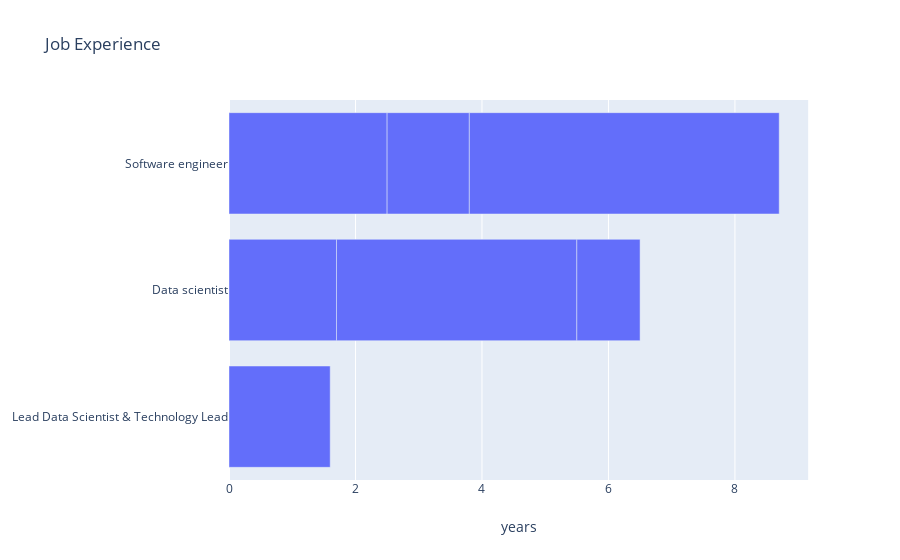

The code cell stored with this chart in its notebook:
### Markdown cell above
# Where have i worked?

### Code cell
def duration(df, end, start):
    # set missing end dates at now
    df[end] = df[end].fillna(pd.datetime.now())
    
    # calculate the duration
    df['years'] = round((df[end] - df[start]) / np.timedelta64(1,'Y'), 1)
    
    # return the dataframe
    return df
pd.DataFrame.duration = duration

# process the data
experience = log_data[log_data['type'] == 'experience']\
    .sort_values(by='when', ascending=False)\
    .duration('until', 'when')\
    .drop(columns=['type', 'until', 'when'])

# generate a barchart
px.bar(experience, 
    x="years", 
    y="what", 
    orientation='h',
    hover_data=["where"],
    height=400,
    title='Job Experience'
)\
.update_yaxes(title_text=None)\
.show()

### Figure 1 — Plotly figure (JSON) as saved in the notebook; plotly's stock layout.template omitted (floating-point values rounded to 4 significant figures)
{"data": [{"alignmentgroup": "True", "customdata": [["Axians, Zaltbommel "], ["Axians, Zaltbommel "], ["willembressers.nl, Veldhoven"], ["Tribal Internet Group, Den Bosch"], ["ezCompany, Tilburg"], ["ib.nl, Eindhoven"], ["willembressers.nl, Veldhoven"]], "hoverlabel": {"namelength": 0}, "hovertemplate": "years=%{x}<br>what=%{y}<br>where=%{customdata[0]}", "legendgroup": "", "marker": {"color": "#636efa"}, "name": "", "offsetgroup": "", "orientation": "h", "showlegend": false, "textposition": "auto", "type": "bar", "x": [1.6, 1.7, 3.8, 1, 2.5, 1.3, 4.9], "xaxis": "x", "y": ["Lead Data Scientist & Technology Lead", "Data scientist", "Data scientist", "Data scientist", "Software engineer", "Software engineer", "Software engineer"], "yaxis": "y"}], "layout": {"autosize": true, "barmode": "relative", "legend": {"tracegroupgap": 0}, "title": {"text": "Job Experience"}, "xaxis": {"anchor": "y", "autorange": true, "domain": [0, 0.98], "range": [0, 9.158], "title": {"text": "years"}, "type": "linear"}, "yaxis": {"anchor": "x", "autorange": true, "domain": [0, 1], "range": [-0.5, 2.5], "title": {}, "type": "category"}}}
